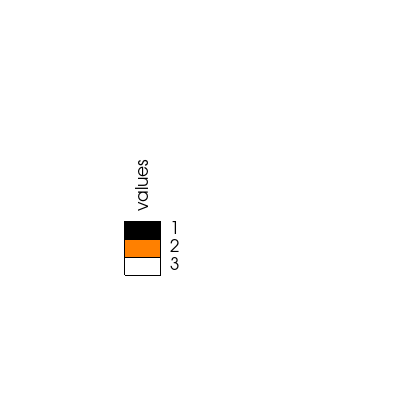

The Python source for this figure:
#!/usr/bin/env python
# Demonstrate vtkHeatmapItem with scalar color legend via vtkContextActor.

import vtkmodules.vtkInteractionStyle  # noqa: F401
import vtkmodules.vtkRenderingContextOpenGL2  # noqa: F401
import vtkmodules.vtkRenderingFreeType  # noqa: F401
import vtkmodules.vtkRenderingOpenGL2  # noqa: F401

from vtkmodules.vtkCommonCore import vtkIntArray, vtkStringArray
from vtkmodules.vtkCommonDataModel import vtkTable
from vtkmodules.vtkRenderingContext2D import vtkContextActor, vtkContextScene, vtkContextTransform
from vtkmodules.vtkViewsInfovis import vtkHeatmapItem
from vtkmodules.vtkRenderingCore import (
    vtkRenderWindow,
    vtkRenderWindowInteractor,
    vtkRenderer,
)

# Build table with integer scalar column.
table = vtkTable()

table_names = vtkStringArray()
table_names.SetNumberOfTuples(3)
table_names.SetValue(0, "3")
table_names.SetValue(1, "2")
table_names.SetValue(2, "1")
table_names.SetName("names")

column = vtkIntArray()
column.SetNumberOfTuples(3)
column.SetName("values")
column.SetValue(0, 3)
column.SetValue(1, 2)
column.SetValue(2, 1)

table.AddColumn(table_names)
table.AddColumn(column)

# Heatmap item.
heatmap = vtkHeatmapItem()
heatmap.SetTable(table)

# Context actor pipeline.
context_actor = vtkContextActor()
context_transform = vtkContextTransform()
context_transform.SetInteractive(True)
context_transform.AddItem(heatmap)
context_transform.Translate(125, 125)
context_actor.GetScene().AddItem(context_transform)

# Standard rendering pipeline.
renderer = vtkRenderer()
renderer.SetBackground(1.0, 1.0, 1.0)
renderer.AddActor(context_actor)
context_actor.GetScene().SetRenderer(renderer)

render_window = vtkRenderWindow()
render_window.AddRenderer(renderer)
render_window.SetWindowName("heatmap scalar legend")
render_window.SetMultiSamples(0)
render_window.SetSize(400, 400)

interactor = vtkRenderWindowInteractor()
interactor.SetRenderWindow(render_window)

interactor.Initialize()
interactor.Start()
